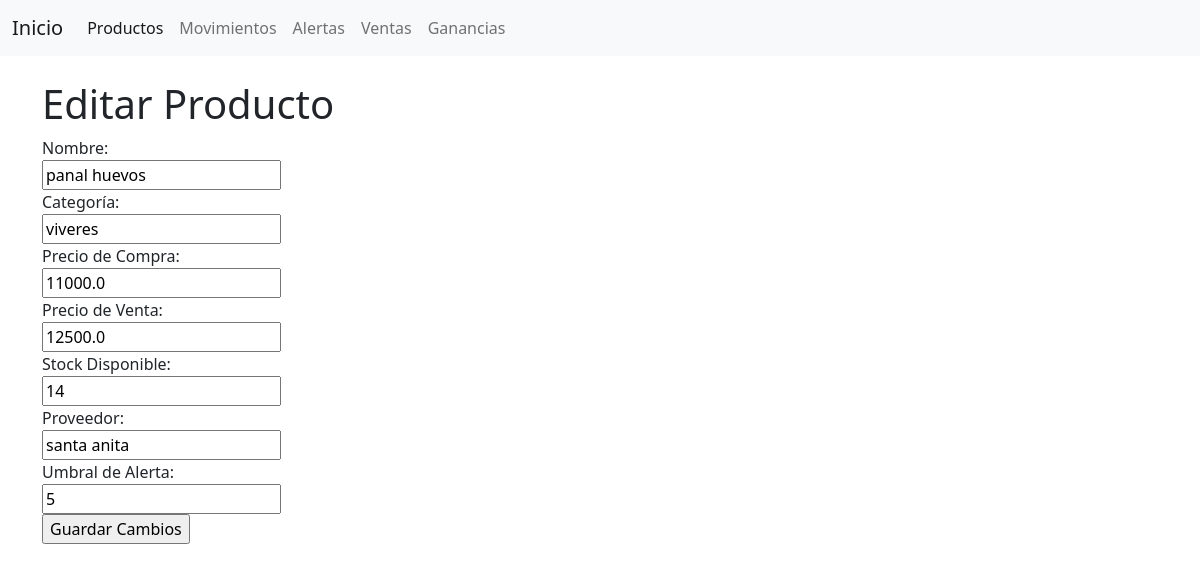
/editar_producto/1, run on an earlier commit of the app's database.
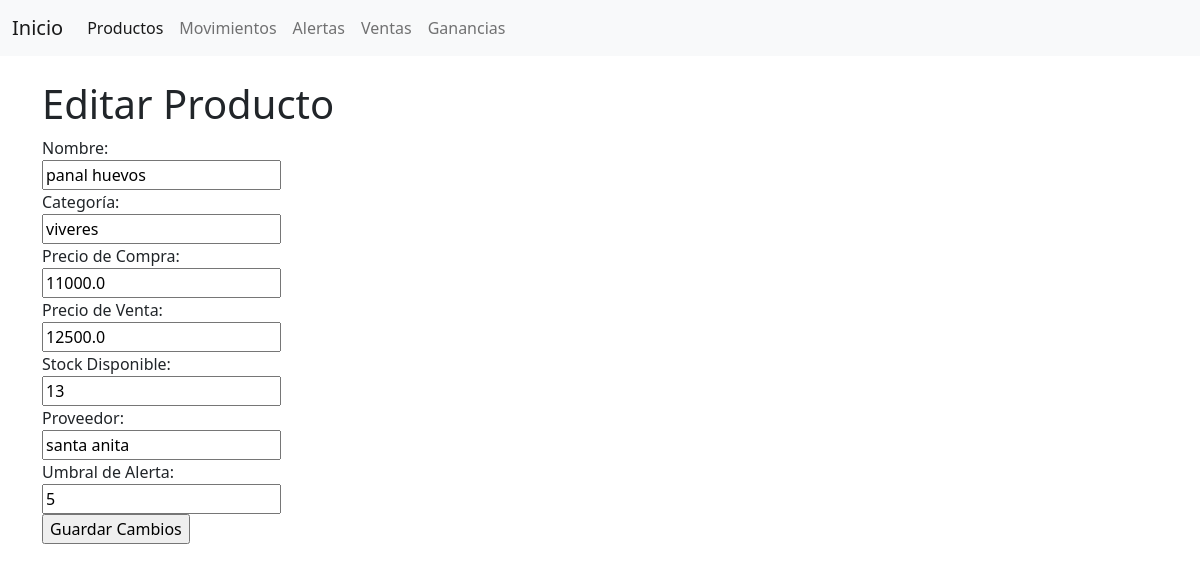
And on a later commit of the database.
### app.py (models this page shows)
class Producto(db.Model):
    id = db.Column(db.Integer, primary_key=True)
    nombre = db.Column(db.String(100), nullable=False)
    categoria = db.Column(db.String(100), nullable=False)
    precio_compra = db.Column(db.Float, nullable=False)
    precio_venta = db.Column(db.Float, nullable=False)
    stock_disponible = db.Column(db.Integer, nullable=False)
    proveedor = db.Column(db.String(100), nullable=False)
    umbral_alerta = db.Column(db.Integer, nullable=False, default=5)

### app.py (the view, shortened to what this page needs)
@app.route('/editar_producto/<int:id>', methods=['GET', 'POST'])
def editar_producto(id):
    producto = Producto.query.get(id)
    return render_template('editar_producto.html', producto=producto)

### templates/editar_producto.html
{% extends 'index.html' %}
{% block contenido %}
    <h1>Editar Producto</h1>
    <form action="" method="post">
        <label for="nombre">Nombre:</label><br>
        <input type="text" id="nombre" name="nombre" value="{{ producto.nombre }}" required><br>
        <label for="categoria">Categoría:</label><br>
        <input type="text" id="categoria" name="categoria" value="{{ producto.categoria }}" required><br>
        <label for="precio_compra">Precio de Compra:</label><br>
        <input type="number" step="any" id="precio_compra" name="precio_compra" value="{{ producto.precio_compra }}" required><br>
        <label for="precio_venta">Precio de Venta:</label><br>
        <input type="number" step="any" id="precio_venta" name="precio_venta" value="{{ producto.precio_venta }}" required><br>
        <label for="stock_disponible">Stock Disponible:</label><br>
        <input type="number" id="stock_disponible" name="stock_disponible" value="{{ producto.stock_disponible }}" required><br>
        <label for="proveedor">Proveedor:</label><br>
        <input type="text" id="proveedor" name="proveedor" value="{{ producto.proveedor }}" required><br>
        <label for="umbral_alerta">Umbral de Alerta:</label><br>
        <input type="number" id="umbral_alerta" name="umbral_alerta" value="{{ producto.umbral_alerta }}" required><br>
        <input type="submit" value="Guardar Cambios">
    </form>
{% endblock %}

What changed in the data, as far as the page shows it:
changed Producto "panal huevos": stock_disponible "14" → "13"
